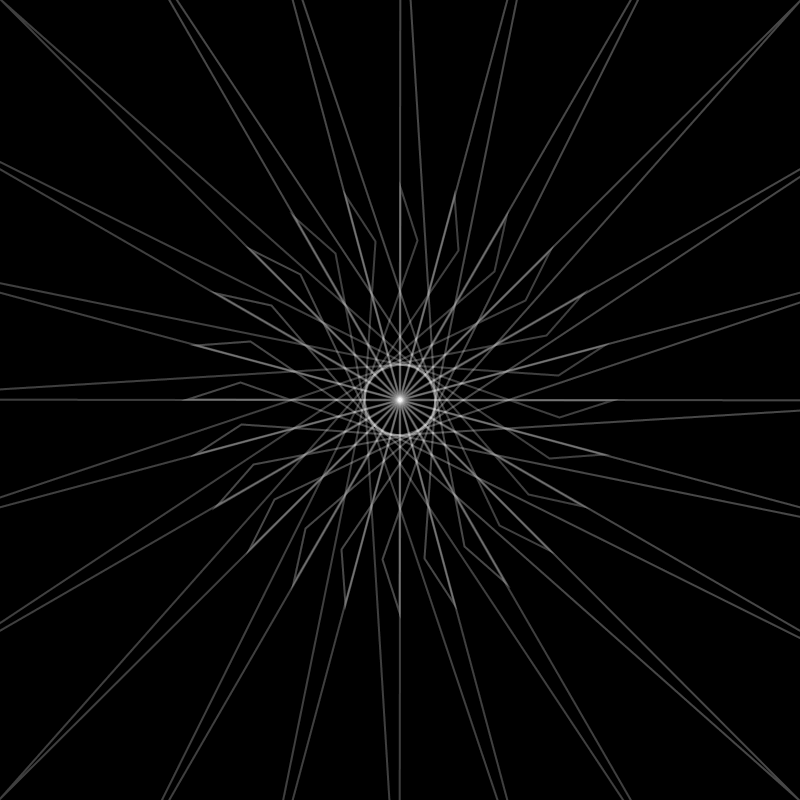
Frame 1 (no input)
Frame 60 (the mouse pressed at the canvas centre just before this capture): identical to frame 1, image omitted
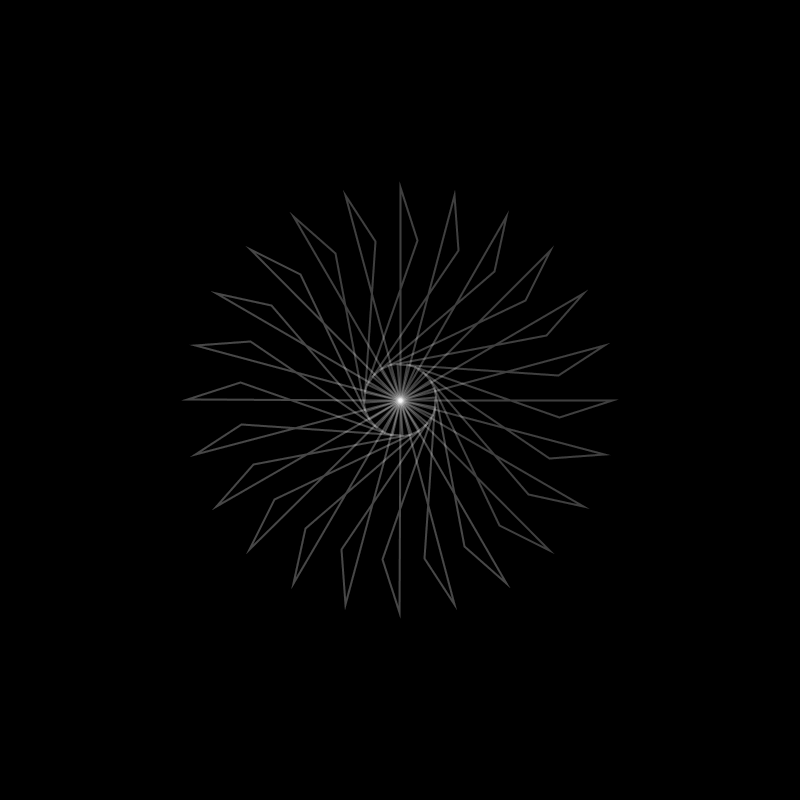
Frame 120 (the mouse held since frame 60 and released just before this capture)

The Processing sketch that drew these frames (run headless with seeded random() and noise(); from frame 60 on, the mouse is pressed at the canvas centre):

// Processing sketch: processing_155349
// ── processing_155349.pde

void setup() {
    size(800,800);
}

void draw(){
    background(0);
    stroke(255,10);
    strokeWeight(2);
    color(random(0,255));
    noFill();
    
    translate(width/2, height/2); 
    
    for (int r = 0; r < 360; r = r += 2){
    rotate(radians(15));
    quad(30,30-50,100,125,150,150,mouseX-400,mouseY-400);
    }
}
